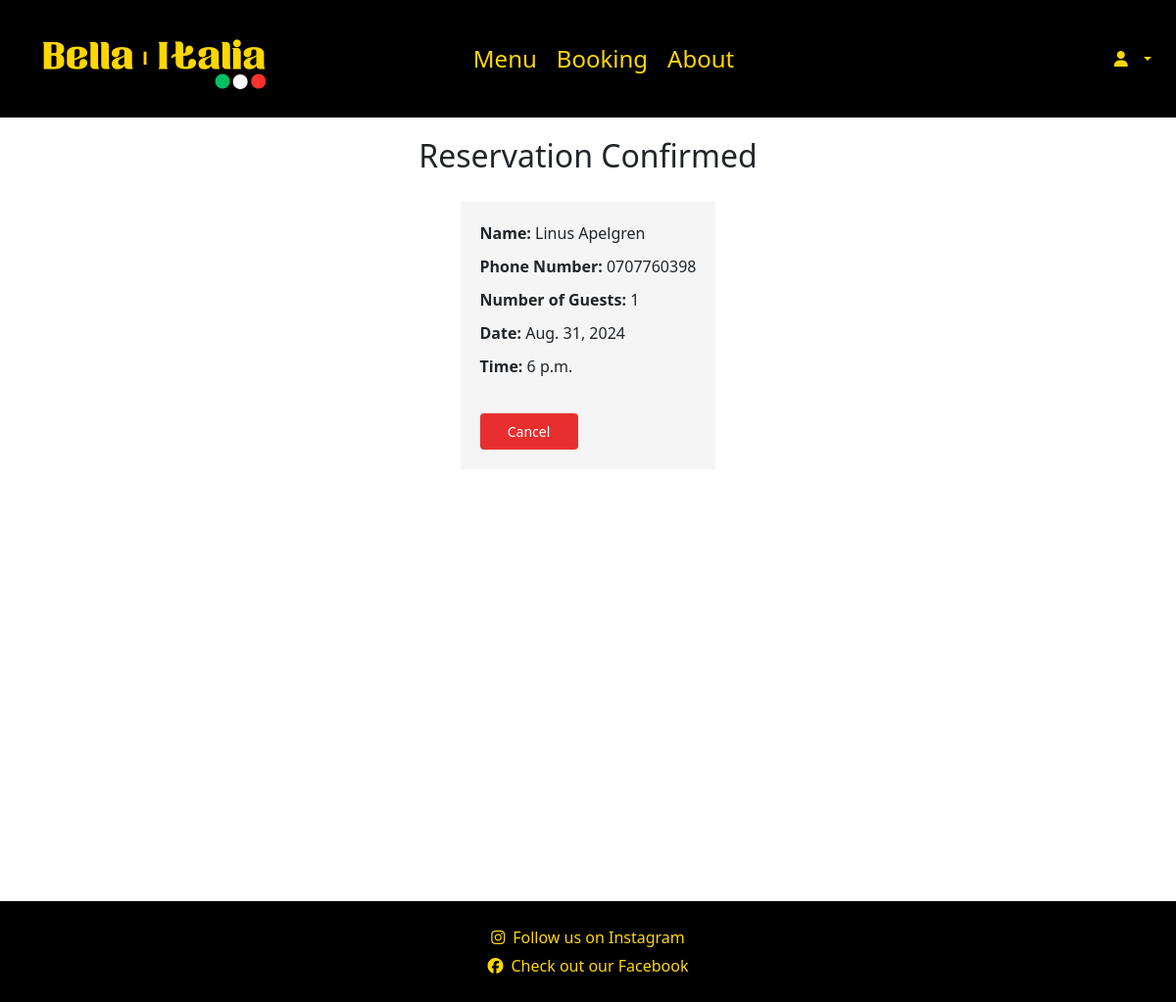
The app's page /booking/reservation-confirmation/1/ with its own data.
### booking/models.py (models this page shows, shortened)
class Reservation(models.Model):
    user = models.ForeignKey(settings.AUTH_USER_MODEL, on_delete=models.CASCADE, related_name='reservations')
    name = models.CharField(max_length=100)
    phone_number = models.CharField(max_length=20)
    guests = models.PositiveIntegerField()  # Ensures positive integer
    date = models.DateField()
    time = models.TimeField()  # Change to TimeField
    created_at = models.DateTimeField(auto_now_add=True)

### booking/views.py (the view)
# urls.py: path('reservation-confirmation/<int:reservation_id>/', reservation_confirmation, name='reservation_confirmation'),
def reservation_confirmation(request, reservation_id):
    print(f"Confirming reservation: {reservation_id}")
    reservation = get_object_or_404(Reservation, pk=reservation_id)
    print(f"Reservation {reservation_id} booked.")
    return render(request, 'booking/reservation_confirmation.html', {'reservation': reservation})

### booking/templates/booking/reservation_confirmation.html
{% extends "base.html" %}
{% load static %}
{% block content %}
<div class="container min-vh-100 d-flex align-items-center" style="flex-direction: column;">
    <h2>Reservation Confirmed</h2>
    <div class="confirmation-details">
        <ul>
            <li><strong>Name:</strong> {{ reservation.name }}</li>
            <li><strong>Phone Number:</strong> {{ reservation.phone_number }}</li>
            <li><strong>Number of Guests:</strong> {{ reservation.guests }}</li>
            <li><strong>Date:</strong> {{ reservation.date }}</li>
            <li><strong>Time:</strong> {{ reservation.time }}</li>
        </ul>
        <a href="{% url 'cancellation' reservation.id %}" class="cancel">Cancel</a>
    </div>
</div>
{% endblock %}

### static/css/styles.css (style rules this page uses)
body { margin: 0; padding-top: 120px; font-family: Arial, sans-serif; display: flex; flex-direction: column; min-height: 100vh; position: relative; }
.confirmation-details { width: fit-content; display: flex; justify-content: center; padding: 20px; margin-top: 20px; display: flex; flex-direction: column; background-color: whitesmoke; }
.confirmation-details ul { list-style-type: none; padding: 0; }
.confirmation-details ul li { margin-bottom: 10px; }
.cancel { background-color: #e72f2f; color: white; border: none; padding: 8px 16px; text-align: center; text-decoration: none; display: inline-block; font-size: 14px; margin-top: 10px; cursor: pointer; border-radius: 4px; width: 100px; }
h2 { display: flex; justify-content: center; align-items: center; padding-top: 20px; }

### records on screen
Reservation: name "Linus Apelgren", phone_number "0707760398", guests "1", date "Aug. 31, 2024", time "6 p.m."
